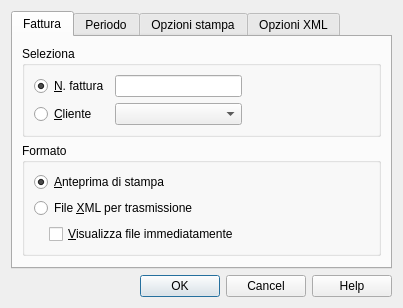
<?xml version="1.0" encoding="UTF-8"?>
<ui version="4.0">
 <class>EsportaFatturaDialog</class>
 <widget class="QDialog" name="EsportaFatturaDialog">
  <property name="geometry">
   <rect>
    <x>0</x>
    <y>0</y>
    <width>384</width>
    <height>290</height>
   </rect>
  </property>
  <property name="windowTitle">
   <string notr="true">Fattura elettronica</string>
  </property>
  <layout class="QVBoxLayout" name="verticalLayout_7">
   <item>
    <widget class="QTabWidget" name="tabWidget">
     <property name="currentIndex">
      <number>0</number>
     </property>
     <widget class="QWidget" name="tabEsporta">
      <attribute name="title">
       <string>Fattura</string>
      </attribute>
      <layout class="QVBoxLayout" name="verticalLayout_6">
       <item>
        <widget class="QGroupBox" name="filterGroupBox">
         <property name="title">
          <string>Seleziona</string>
         </property>
         <layout class="QVBoxLayout" name="verticalLayout">
          <item>
           <layout class="QGridLayout" name="gridLayout_2">
            <item row="0" column="0">
             <widget class="QRadioButton" name="numeroFatturaRadioButton">
              <property name="text">
               <string>&amp;N. fattura</string>
              </property>
              <property name="checked">
               <bool>true</bool>
              </property>
             </widget>
            </item>
            <item row="0" column="1">
             <widget class="QLineEdit" name="numeroFatturaLineEdit"/>
            </item>
            <item row="0" column="2">
             <spacer name="horizontalSpacer">
              <property name="orientation">
               <enum>Qt::Horizontal</enum>
              </property>
              <property name="sizeHint" stdset="0">
               <size>
                <width>40</width>
                <height>20</height>
               </size>
              </property>
             </spacer>
            </item>
            <item row="1" column="0">
             <widget class="QRadioButton" name="clienteRadioButton">
              <property name="text">
               <string>&amp;Cliente</string>
              </property>
             </widget>
            </item>
            <item row="1" column="1">
             <widget class="QComboBox" name="clienteComboBox"/>
            </item>
            <item row="1" column="2">
             <spacer name="horizontalSpacer_2">
              <property name="orientation">
               <enum>Qt::Horizontal</enum>
              </property>
              <property name="sizeHint" stdset="0">
               <size>
                <width>40</width>
                <height>20</height>
               </size>
              </property>
             </spacer>
            </item>
           </layout>
          </item>
         </layout>
        </widget>
       </item>
       <item>
        <widget class="QGroupBox" name="stampaGroupBox">
         <property name="title">
          <string>Formato</string>
         </property>
         <layout class="QVBoxLayout" name="verticalLayout_2">
          <item>
           <widget class="QRadioButton" name="stampaPDFRadioButton">
            <property name="text">
             <string>&amp;Anteprima di stampa</string>
            </property>
            <property name="checked">
             <bool>true</bool>
            </property>
           </widget>
          </item>
          <item>
           <widget class="QRadioButton" name="stampaXmlRadioButton">
            <property name="text">
             <string>File &amp;XML per trasmissione</string>
            </property>
           </widget>
          </item>
          <item>
           <layout class="QHBoxLayout" name="horizontalLayout_2">
            <item>
             <spacer name="horizontalSpacer_4">
              <property name="orientation">
               <enum>Qt::Horizontal</enum>
              </property>
              <property name="sizeType">
               <enum>QSizePolicy::Fixed</enum>
              </property>
              <property name="sizeHint" stdset="0">
               <size>
                <width>15</width>
                <height>20</height>
               </size>
              </property>
             </spacer>
            </item>
            <item>
             <widget class="QCheckBox" name="apriXmlCheckBox">
              <property name="text">
               <string>&amp;Visualizza file immediatamente</string>
              </property>
             </widget>
            </item>
           </layout>
          </item>
         </layout>
        </widget>
       </item>
       <item>
        <spacer name="verticalSpacer_4">
         <property name="orientation">
          <enum>Qt::Vertical</enum>
         </property>
         <property name="sizeHint" stdset="0">
          <size>
           <width>20</width>
           <height>44</height>
          </size>
         </property>
        </spacer>
       </item>
      </layout>
     </widget>
     <widget class="QWidget" name="tabPeriodo">
      <attribute name="title">
       <string>Periodo</string>
      </attribute>
      <layout class="QVBoxLayout" name="verticalLayout_8">
       <item>
        <widget class="QGroupBox" name="periodGroupBox">
         <property name="title">
          <string notr="true">Period</string>
         </property>
         <layout class="QVBoxLayout" name="verticalLayout_3">
          <item>
           <layout class="QHBoxLayout" name="horizontalLayout_5">
            <item>
             <widget class="QRadioButton" name="periodAllRadioButton">
              <property name="text">
               <string notr="true">&amp;Tutto</string>
              </property>
              <property name="checked">
               <bool>false</bool>
              </property>
             </widget>
            </item>
            <item>
             <widget class="QLabel" name="periodAllLabel">
              <property name="sizePolicy">
               <sizepolicy hsizetype="Expanding" vsizetype="Preferred">
                <horstretch>0</horstretch>
                <verstretch>0</verstretch>
               </sizepolicy>
              </property>
              <property name="text">
               <string notr="true">completePeriod</string>
              </property>
             </widget>
            </item>
           </layout>
          </item>
          <item>
           <widget class="QRadioButton" name="periodSelectedRadioButton">
            <property name="text">
             <string notr="true">&amp;Periodo specificato</string>
            </property>
            <property name="checked">
             <bool>true</bool>
            </property>
           </widget>
          </item>
          <item>
           <layout class="QGridLayout" name="gridLayout_3">
            <item row="0" column="0">
             <spacer name="horizontalSpacer_5">
              <property name="orientation">
               <enum>Qt::Horizontal</enum>
              </property>
              <property name="sizeType">
               <enum>QSizePolicy::Fixed</enum>
              </property>
              <property name="sizeHint" stdset="0">
               <size>
                <width>15</width>
                <height>20</height>
               </size>
              </property>
             </spacer>
            </item>
            <item row="0" column="1">
             <widget class="QLabel" name="startDateLabel">
              <property name="text">
               <string>Data inizio (compresa)</string>
              </property>
             </widget>
            </item>
            <item row="0" column="2">
             <widget class="QDateEdit" name="startDateEdit">
              <property name="sizePolicy">
               <sizepolicy hsizetype="Expanding" vsizetype="Fixed">
                <horstretch>0</horstretch>
                <verstretch>0</verstretch>
               </sizepolicy>
              </property>
              <property name="frame">
               <bool>true</bool>
              </property>
              <property name="displayFormat">
               <string>dd/MM/yyyy</string>
              </property>
              <property name="calendarPopup">
               <bool>true</bool>
              </property>
             </widget>
            </item>
            <item row="1" column="0">
             <spacer name="horizontalSpacer_6">
              <property name="orientation">
               <enum>Qt::Horizontal</enum>
              </property>
              <property name="sizeType">
               <enum>QSizePolicy::Fixed</enum>
              </property>
              <property name="sizeHint" stdset="0">
               <size>
                <width>15</width>
                <height>20</height>
               </size>
              </property>
             </spacer>
            </item>
            <item row="1" column="1">
             <widget class="QLabel" name="toDateLabel">
              <property name="text">
               <string>Data fine (compresa)</string>
              </property>
             </widget>
            </item>
            <item row="1" column="2">
             <widget class="QDateEdit" name="toDateEdit">
              <property name="autoFillBackground">
               <bool>false</bool>
              </property>
              <property name="displayFormat">
               <string>dd/MM/yyyy</string>
              </property>
              <property name="calendarPopup">
               <bool>true</bool>
              </property>
             </widget>
            </item>
            <item row="2" column="0" colspan="2">
             <spacer name="horizontalSpacer_7">
              <property name="orientation">
               <enum>Qt::Horizontal</enum>
              </property>
              <property name="sizeHint" stdset="0">
               <size>
                <width>108</width>
                <height>20</height>
               </size>
              </property>
             </spacer>
            </item>
            <item row="2" column="2">
             <layout class="QHBoxLayout" name="horizontalLayout_6">
              <item>
               <widget class="QComboBox" name="periodComboBox">
                <property name="sizePolicy">
                 <sizepolicy hsizetype="Expanding" vsizetype="Fixed">
                  <horstretch>0</horstretch>
                  <verstretch>0</verstretch>
                 </sizepolicy>
                </property>
                <property name="minimumSize">
                 <size>
                  <width>110</width>
                  <height>0</height>
                 </size>
                </property>
               </widget>
              </item>
              <item>
               <widget class="QComboBox" name="yearComboBox"/>
              </item>
             </layout>
            </item>
           </layout>
          </item>
         </layout>
        </widget>
       </item>
       <item>
        <spacer name="verticalSpacer">
         <property name="orientation">
          <enum>Qt::Vertical</enum>
         </property>
         <property name="sizeHint" stdset="0">
          <size>
           <width>20</width>
           <height>75</height>
          </size>
         </property>
        </spacer>
       </item>
      </layout>
     </widget>
     <widget class="QWidget" name="tabOpzioniPDF">
      <attribute name="title">
       <string>Opzioni stampa</string>
      </attribute>
      <layout class="QVBoxLayout" name="verticalLayout_5">
       <item>
        <layout class="QGridLayout" name="gridLayout">
         <item row="0" column="0">
          <widget class="QLabel" name="printHeaderLabel">
           <property name="text">
            <string notr="true">Includi &amp;intestazione pagina</string>
           </property>
           <property name="buddy">
            <cstring>printHeaderCheckBox</cstring>
           </property>
          </widget>
         </item>
         <item row="0" column="1">
          <layout class="QHBoxLayout" name="horizontalLayout_3">
           <item>
            <widget class="QCheckBox" name="printHeaderCheckBox"/>
           </item>
          </layout>
         </item>
         <item row="1" column="0">
          <widget class="QLabel" name="printLogoLabel">
           <property name="text">
            <string notr="true">Includi &amp;logo</string>
           </property>
           <property name="buddy">
            <cstring>printLogoCheckBox</cstring>
           </property>
          </widget>
         </item>
         <item row="1" column="1">
          <layout class="QHBoxLayout" name="horizontalLayout_4">
           <item>
            <widget class="QCheckBox" name="printLogoCheckBox"/>
           </item>
          </layout>
         </item>
         <item row="2" column="0">
          <widget class="QLabel" name="fontTypeLabel">
           <property name="text">
            <string notr="true">Tipo &amp;carattere</string>
           </property>
           <property name="buddy">
            <cstring>fontTypeLineEdit</cstring>
           </property>
          </widget>
         </item>
         <item row="2" column="1">
          <widget class="QLineEdit" name="fontTypeLineEdit"/>
         </item>
         <item row="3" column="0">
          <widget class="QLabel" name="bgColorLabel">
           <property name="text">
            <string notr="true">Colore &amp;sfondo (HEX)</string>
           </property>
           <property name="buddy">
            <cstring>bgColorLineEdit</cstring>
           </property>
          </widget>
         </item>
         <item row="3" column="1">
          <widget class="QLineEdit" name="bgColorLineEdit"/>
         </item>
         <item row="4" column="0">
          <widget class="QLabel" name="textColorLabel">
           <property name="text">
            <string notr="true">Colore &amp;testo (HEX)</string>
           </property>
           <property name="buddy">
            <cstring>textColorLineEdit</cstring>
           </property>
          </widget>
         </item>
         <item row="4" column="1">
          <widget class="QLineEdit" name="textColorLineEdit"/>
         </item>
        </layout>
       </item>
       <item>
        <spacer name="verticalSpacer_3">
         <property name="orientation">
          <enum>Qt::Vertical</enum>
         </property>
         <property name="sizeHint" stdset="0">
          <size>
           <width>20</width>
           <height>90</height>
          </size>
         </property>
        </spacer>
       </item>
      </layout>
     </widget>
     <widget class="QWidget" name="tabOpzioniXML">
      <attribute name="title">
       <string>Opzioni XML</string>
      </attribute>
      <layout class="QVBoxLayout" name="verticalLayout_4">
       <item>
        <layout class="QHBoxLayout" name="horizontalLayout">
         <item>
          <widget class="QLabel" name="numeroProgressivoLabel">
           <property name="text">
            <string notr="true">&amp;Progressivo invio</string>
           </property>
           <property name="buddy">
            <cstring>numeroProgressivoLineEdit</cstring>
           </property>
          </widget>
         </item>
         <item>
          <widget class="QLineEdit" name="numeroProgressivoLineEdit">
           <property name="sizePolicy">
            <sizepolicy hsizetype="Expanding" vsizetype="Preferred">
             <horstretch>0</horstretch>
             <verstretch>0</verstretch>
            </sizepolicy>
           </property>
           <property name="mouseTracking">
            <bool>false</bool>
           </property>
           <property name="focusPolicy">
            <enum>Qt::StrongFocus</enum>
           </property>
           <property name="acceptDrops">
            <bool>false</bool>
           </property>
           <property name="toolTip">
            <string notr="true"/>
           </property>
           <property name="inputMethodHints">
            <set>Qt::ImhNone</set>
           </property>
           <property name="inputMask">
            <string notr="true"/>
           </property>
           <property name="text">
            <string notr="true"/>
           </property>
           <property name="frame">
            <bool>true</bool>
           </property>
           <property name="echoMode">
            <enum>QLineEdit::Normal</enum>
           </property>
           <property name="cursorPosition">
            <number>0</number>
           </property>
           <property name="placeholderText">
            <string notr="true"/>
           </property>
           <property name="cursorMoveStyle">
            <enum>Qt::LogicalMoveStyle</enum>
           </property>
          </widget>
         </item>
         <item>
          <spacer name="horizontalSpacer_9">
           <property name="orientation">
            <enum>Qt::Horizontal</enum>
           </property>
           <property name="sizeHint" stdset="0">
            <size>
             <width>40</width>
             <height>20</height>
            </size>
           </property>
          </spacer>
         </item>
        </layout>
       </item>
       <item>
        <spacer name="verticalSpacer_2">
         <property name="orientation">
          <enum>Qt::Vertical</enum>
         </property>
         <property name="sizeHint" stdset="0">
          <size>
           <width>20</width>
           <height>204</height>
          </size>
         </property>
        </spacer>
       </item>
      </layout>
     </widget>
    </widget>
   </item>
   <item>
    <widget class="QDialogButtonBox" name="buttonBox">
     <property name="standardButtons">
      <set>QDialogButtonBox::Cancel|QDialogButtonBox::Help|QDialogButtonBox::Ok</set>
     </property>
    </widget>
   </item>
  </layout>
 </widget>
 <tabstops>
  <tabstop>tabWidget</tabstop>
  <tabstop>numeroFatturaRadioButton</tabstop>
  <tabstop>numeroFatturaLineEdit</tabstop>
  <tabstop>clienteRadioButton</tabstop>
  <tabstop>clienteComboBox</tabstop>
  <tabstop>stampaPDFRadioButton</tabstop>
  <tabstop>stampaXmlRadioButton</tabstop>
  <tabstop>apriXmlCheckBox</tabstop>
  <tabstop>periodAllRadioButton</tabstop>
  <tabstop>periodSelectedRadioButton</tabstop>
  <tabstop>startDateEdit</tabstop>
  <tabstop>toDateEdit</tabstop>
  <tabstop>periodComboBox</tabstop>
  <tabstop>yearComboBox</tabstop>
  <tabstop>printHeaderCheckBox</tabstop>
  <tabstop>printLogoCheckBox</tabstop>
  <tabstop>fontTypeLineEdit</tabstop>
  <tabstop>bgColorLineEdit</tabstop>
  <tabstop>textColorLineEdit</tabstop>
  <tabstop>numeroProgressivoLineEdit</tabstop>
 </tabstops>
 <resources/>
 <connections>
  <connection>
   <sender>buttonBox</sender>
   <signal>rejected()</signal>
   <receiver>EsportaFatturaDialog</receiver>
   <slot>reject()</slot>
   <hints>
    <hint type="sourcelabel">
     <x>254</x>
     <y>322</y>
    </hint>
    <hint type="destinationlabel">
     <x>204</x>
     <y>308</y>
    </hint>
   </hints>
  </connection>
 </connections>
 <slots>
  <slot>checkdata()</slot>
 </slots>
</ui>
